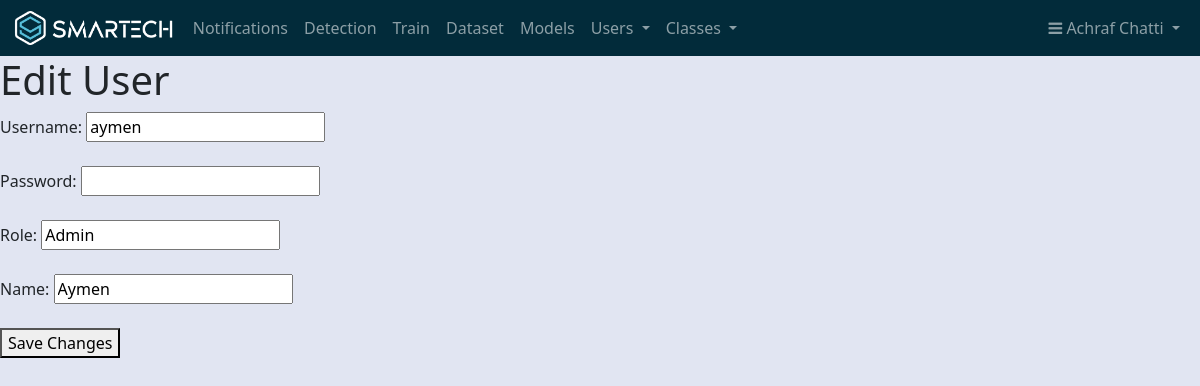
Page /users/13/edit (signed in) on the committed database.
### app.py (models this page shows, shortened)
class Users(db.Model, UserMixin):
    id = db.Column(db.Integer, unique=True, nullable=False, primary_key=True)
    name = db.Column(db.String(80), nullable=False)
    username = db.Column(db.String(80), unique=True, nullable=False)
    password_hashed = db.Column(db.String(128), nullable=False)
    role = db.Column(db.String(10), nullable=False)
    @property
    def password(self):
        raise AttributeError('Password is not a readable attribute !')

### app.py (the view, shortened to what this page needs)
@app.route('/users/<int:user_id>/edit', methods=['GET', 'POST'])
@login_required
def edit_user(user_id):
    user_to_edit = Users.query.filter_by(id=user_id).first()
    Admin = current_user.role
    if Admin == "Admin":
        return render_template('edit_user.html', user=user_to_edit)
    else:
        flash("sorry you must be an Admin to access this page")
        return redirect(url_for('dashboard'))

### app.py (called while the page is built)
@login_manager.user_loader
def load_user(user_id):
	return Users.query.get(int(user_id))

### templates/edit_user.html
{% extends 'base.html' %}
{% block content %}
  <h1>Edit User</h1>
  <form action="{{ url_for('edit_user', user_id=user.id) }}" method="post">
    <label>Username:</label>
    <input type="text" name="username" value="{{ user.username }}" required><br><br>
    <label>Password:</label>
    <input type="password" name="password" required><br><br>
    <label>Role:</label>
    <input type="role" name="role"  value="{{ user.role }}" required><br><br>
    <label>Name:</label>
    <input type="text" name="name" value="{{ user.name }}" required><br><br>
    <button type="submit">Save Changes</button>
  </form>
{% endblock %}

### templates/navbar.html (shortened to what this page needs)
<head>
  <link rel="stylesheet" href="https://cdnjs.cloudflare.com/ajax/libs/font-awesome/4.7.0/css/font-awesome.min.css">
</head>
<nav class="navbar navbar-expand-lg navbar-dark  " style="background-color:#022B3A">
    <div class="container-fluid">
      <img src="/static/images/White_Blue.png" alt="Smartech Logo" style="height: 40px; margin-right: 10px;">
      <div class="collapse navbar-collapse" id="navbarSupportedContent">
        <ul class="navbar-nav me-auto mb-2 mb-lg-0">
          {% if current_user.role == "Admin" or current_user.role == "User" %}
          <li class="nav-item {% if request.path == url_for('notifications') %}active{% endif %}"><a class="nav-link" href="{{ url_for('notifications') }}">Notifications</a></li>
          <li class="nav-item {% if request.path == url_for('dashboard') %}active{% endif %}"><a class="nav-link" href="{{ url_for('dashboard') }}">Detection</a></li>
          {% endif %}
          {% if current_user.role == "Admin" %}
          <li class="nav-item {% if request.path == url_for('train') %}active{% endif %}"><a class="nav-link" href="{{ url_for('train') }}">Train</a></li>
          <li class="nav-item {% if request.path == url_for('dataset') %}active{% endif %}"><a class="nav-link" href="{{ url_for('dataset') }}">Dataset</a></li>
          <li class="nav-item {% if request.path == url_for('models') %}active{% endif %}"><a class="nav-link" href="{{ url_for('models') }}">Models</a></li>
          <li class="nav-item dropdown  {% if request.path == url_for('users') or request.path == url_for('addUserH') %}active{% endif %}">
            <a class="nav-link dropdown-toggle" href="#" id="navbarDarkDropdownMenuLink" role="button" data-bs-toggle="dropdown" aria-expanded="false">
              Users
            </a>
          </li>
          <li class="nav-item dropdown  {% if request.path == url_for('classes') or request.path == url_for('addClass') %}active{% endif %}">
            <a class="nav-link dropdown-toggle" href="#" id="navbarDarkDropdownMenuLink" role="button" data-bs-toggle="dropdown" aria-expanded="false">
              Classes
            </a>
          </li>
          {% endif %}
        </ul>
        {% if current_user.role == "Admin" or current_user.role == "User" %}
          <ul class="navbar-nav">
            <li class="nav-item dropdown">
              <a class="nav-link dropdown-toggle" href="#" id="navbarDarkDropdownMenuLink" role="button" data-bs-toggle="dropdown" aria-expanded="false">
                <i class="fa fa-bars" ></i> {{ current_user.name }}
              </a>
            </li>
          </ul>
          {% endif %}
        </div>
      </div>
  </nav>

### rows in the picture
Users: name "Achraf Chatti"
Users: username "aymen", role "Admin", name "Aymen"
